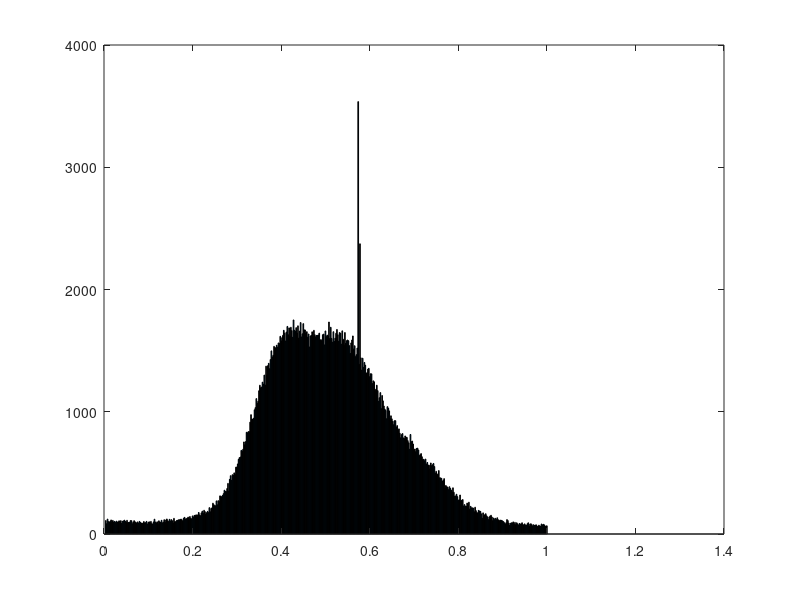
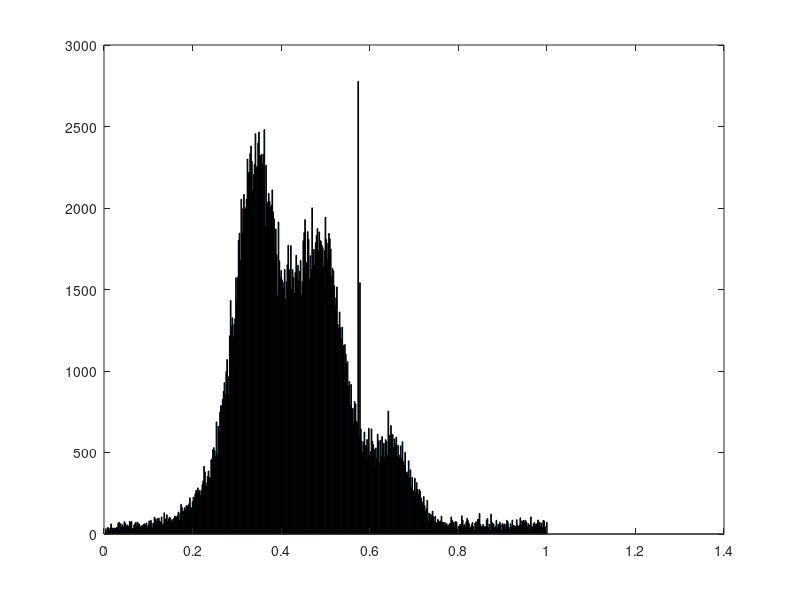
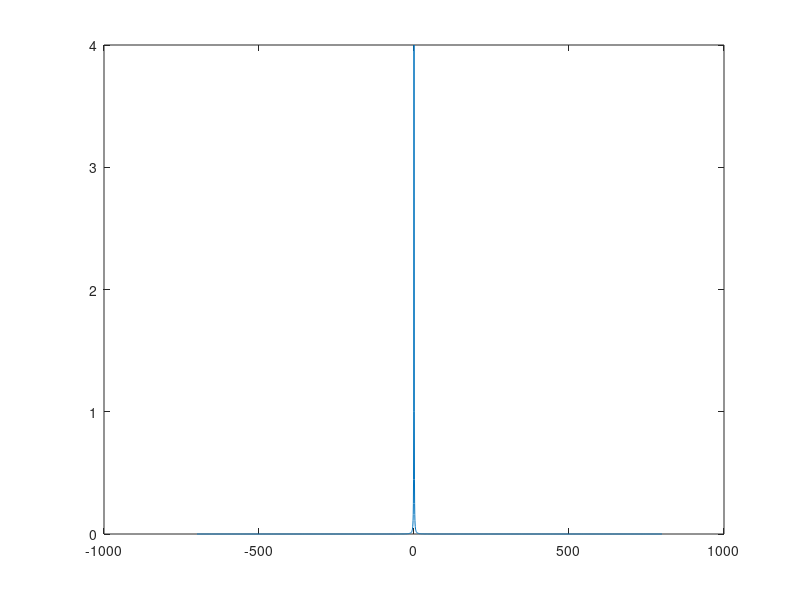

Write MATLAB code to recreate these figures, in order.
%% COLOR FUNCTION


clc
lung = [-700, -600];
fat = [-120, -90];
fluids = [-30 15];
water = [-2, 2 ];
muscle = [30 55];
blood = [13 50 ];
hematoma = [50 100];
clot = [50 75 ];
cancellous = [300 400];
cortical = [1000 1900];
foreign = [2500 3000];
noise = [-700 1500];
cols = ['r' 'y' 'c' 'b' 'r' 'r' 'r' 'k' 'k' 'g'];
cats = [lung; fat;fluids; water; muscle; blood; hematoma; clot; cancellous; cortical; foreign; ];
catnames = ["lung", "fat", "fluids", "water" "muscle" "blood" "hematoma" "clot" "cancellous" "cortical" "foreign"];
min_belonging = 0.0001;

x = -1000:0.2:2000;
for i = 1:length(cats)
   spread = cats(i,2)-cats(i,1);
   center = (cats(i,1) + cats(i,2))/2;
   sd = spread/4;
   f = 1/(sd*sqrt(2*3.1415)) *exp(-((x-center).^2)/(2*sd^2));
   f = plot(x, f);
   %legend(catnames(i))
   hold on
end
%set(gca, 'YScale', 'log')
ylabel("Inclusion")
xlabel("Hounsfield unit")
legend(catnames)
axis([-100 100 min_belonging 0.08])
hold off

%%  ACTIVATION FUNCTION
clc
blocks = 9*5;
x = 1:1:blocks+3;
f = 2./(1+exp(-x/15))-1;
plot(x, f)



%% ACCUMULATED ALPHA FUNCTION
x = 0:1:10;
y = 1./x.^2;
plot(x,y)







%% Image normalization
y = [0.000000, 388, 320, 279, 231, 204, 188, 168, 165, 136, 143, 109, 114, 103, 106, 80, 91, 87, 84, 77, 66, 66, 64, 64, 54, 43, 52, 35, 27, 35, 28, 29, 32, 37, 25, 20, 16, 21, 8, 12, 10, 14, 31, 14, 14, 19, 19, 14, 16, 17, 16, 16, 17, 6, 11, 9, 18, 21, 16, 26, 15, 21, 19, 9, 17, 16, 20, 19, 14, 19, 20, 18, 19, 19, 15, 23, 13, 16, 13, 17, 31, 16, 21, 21, 16, 28, 18, 18, 20, 27, 17, 27, 26, 22, 23, 21, 23, 27, 22, 27, 18, 25, 19, 30, 23, 27, 25, 32, 27, 27, 22, 14, 27, 16, 41, 25, 23, 37, 30, 14, 30, 30, 16, 34, 31, 29, 30, 25, 26, 23, 28, 28, 26, 28, 32, 35, 32, 25, 24, 38, 17, 34, 40, 28, 39, 38, 31, 32, 28, 38, 35, 27, 40, 28, 39, 42, 29, 54, 35, 53, 27, 56, 45, 36, 60, 49, 85, 68, 56, 114, 90, 128, 150, 148, 182, 161, 215, 219, 333, 279, 422, 555, 699, 695, 718, 873, 1024, 1250, 1383, 1562, 1824, 1968, 2238, 2429, 2643, 2741, 2901, 3045, 3179, 3532, 3702, 3896, 3643, 3813, 3842, 4117, 3981, 3988, 3919, 3834, 3611, 3539, 3428, 3381, 3017, 2829, 2565, 2386, 2279, 2035, 2005, 1924, 1682, 1491, 1468, 1265, 1210, 1044, 961, 965, 927, 966, 895, 925, 871, 945, 938, 808, 866, 913, 863, 900, 960, 937, 957, 1008, 1068, 1081, 1120, 1042, 1314, 1357, 1371, 1439, 1603, 1514, 1760, 1769, 2123, 1995, 2202, 2340, 2659, 2724, 3079, 3207, 3418, 3710, 4253, 4554, 4692, 5153, 5319, 5502, 6281, 6455, 6603, 6561, 6952, 6864, 6830, 7501, 7205, 7330, 7266, 7006, 6796, 6462, 6357, 6003, 5975, 5575, 5508, 5268, 4744, 4376, 3871, 3655, 3360, 2836, 2583, 2316, 1974, 1695, 1578, 1310, 1227, 901, 910, 739, 680, 552, 463, 388, 394, 286, 241, 194, 168, 158, 92, 128, 92, 78, 77, 102, 72, 67, 53, 52, 50, 52, 59, 29, 30, 40, 48, 33, 45, 42, 24, 36, 33, 33, 26, 37, 32, 39, 31, 31, 34, 33, 30, 42, 30, 23, 28, 30, 27, 26, 36, 29, 25, 38, 33, 36, 36, 41, 35, 36, 35, 47, 33, 67, 56, 47, 67, 60, 47, 42, 76, 66, 98, 97, 126, 124, 101, 106, 121, 110, 139, 115, 132, 102, 118, 105, 103, 142, 147, 156, 147, 130, 105, 105, 150, 117, 92, 86, 93, 76, 106, 74, 64, 41, 57, 55, 53, 50, 51, 59, 68, 71, 68, 88, 101, 79, 59, 90, 96, 68, 91, 93, 102, 99, 91, 102, 124, 103, 123, 138, 132, 150, 108, 126, 98, 76, 74, 98, 104, 101, 66, 73, 67, 80, 55, 52, 75, 42, 11, 11, 4, 7, 0, 7, 0, 1, 0, 0, 1, 9, 0, 0, 0, 1, 0, 1, 0, 2, 1, 7, 4, 2, 7, 6, 13, 10, 12, 16, 12, 14, 34, 24, 22, 32, 31, 40, 32, 34, 24, 31];

original = [0.000000, 110, 84, 122, 102, 98, 103, 115, 99, 111, 97, 103, 94, 105, 98, 99, 108, 103, 109, 86, 104, 107, 113, 104, 97, 112, 94, 95, 96, 110, 109, 84, 98, 109, 100, 95, 89, 99, 87, 103, 95, 89, 90, 83, 102, 91, 93, 103, 81, 95, 100, 95, 103, 85, 81, 99, 121, 98, 90, 100, 80, 108, 98, 96, 112, 91, 97, 117, 97, 115, 123, 109, 102, 120, 105, 118, 109, 90, 128, 101, 101, 110, 111, 116, 116, 119, 122, 116, 105, 129, 136, 123, 125, 131, 138, 124, 143, 127, 124, 148, 137, 152, 151, 157, 136, 157, 176, 156, 149, 173, 187, 169, 194, 183, 163, 175, 185, 175, 216, 182, 209, 214, 252, 240, 232, 231, 271, 239, 273, 266, 312, 308, 305, 315, 330, 358, 348, 347, 372, 414, 352, 447, 477, 439, 485, 481, 500, 488, 547, 548, 573, 611, 625, 630, 684, 676, 693, 753, 730, 756, 832, 828, 838, 837, 915, 976, 940, 939, 947, 1016, 1034, 1108, 1068, 1086, 1172, 1217, 1196, 1202, 1242, 1225, 1300, 1219, 1373, 1301, 1377, 1396, 1352, 1427, 1498, 1448, 1462, 1535, 1526, 1522, 1544, 1527, 1563, 1558, 1617, 1581, 1606, 1625, 1666, 1643, 1579, 1652, 1698, 1630, 1686, 1616, 1691, 1664, 1609, 1751, 1667, 1657, 1688, 1644, 1703, 1603, 1660, 1730, 1612, 1638, 1721, 1670, 1669, 1643, 1655, 1610, 1636, 1530, 1620, 1624, 1654, 1618, 1666, 1630, 1613, 1624, 1625, 1627, 1643, 1587, 1590, 1582, 1630, 1635, 1547, 1661, 1615, 1627, 1620, 1734, 1599, 1691, 1600, 1569, 1655, 1575, 1602, 1642, 1673, 1630, 1577, 1648, 1642, 1553, 1662, 1593, 1545, 1648, 1559, 1581, 1587, 1581, 1541, 1477, 1563, 1587, 1620, 1514, 1540, 1451, 1467, 1521, 3537, 1389, 2374, 1441, 1341, 1438, 1363, 1403, 1381, 1316, 1319, 1349, 1355, 1287, 1311, 1310, 1231, 1253, 1245, 1174, 1184, 1217, 1173, 1085, 1115, 1157, 1026, 1133, 1089, 1047, 1022, 1011, 943, 1042, 1029, 1007, 945, 967, 942, 922, 894, 927, 927, 875, 887, 848, 860, 824, 787, 813, 822, 786, 781, 802, 793, 790, 764, 746, 693, 814, 755, 760, 736, 686, 695, 674, 700, 702, 687, 642, 649, 658, 632, 609, 611, 599, 613, 571, 585, 564, 563, 533, 581, 559, 567, 577, 552, 498, 513, 492, 484, 519, 460, 459, 455, 431, 438, 453, 373, 397, 387, 383, 363, 387, 373, 359, 344, 378, 341, 309, 311, 325, 306, 276, 280, 319, 271, 276, 282, 229, 241, 228, 226, 253, 238, 260, 204, 226, 214, 214, 211, 182, 219, 191, 175, 173, 193, 188, 185, 165, 128, 173, 150, 158, 166, 149, 140, 118, 140, 148, 153, 139, 110, 131, 118, 128, 118, 133, 117, 107, 113, 113, 111, 107, 101, 92, 80, 92, 118, 110, 90, 71, 87, 92, 90, 99, 80, 95, 77, 92, 83, 72, 86, 81, 83, 92, 76, 75, 83, 72, 70, 84, 92, 65, 81, 84, 77, 66, 76, 70, 73, 75, 64, 63, 72, 66, 64, 82, 74, 79, 75, 63, 66, 67];
median = [0.000000, 32, 13, 39, 38, 21, 35, 62, 32, 37, 29, 37, 33, 39, 39, 67, 72, 26, 63, 42, 56, 41, 76, 66, 44, 56, 45, 49, 77, 72, 78, 32, 36, 56, 63, 72, 50, 73, 62, 61, 40, 48, 53, 49, 61, 63, 53, 68, 38, 54, 80, 63, 84, 65, 38, 65, 103, 92, 74, 94, 52, 97, 77, 71, 105, 57, 63, 130, 93, 79, 118, 75, 93, 104, 96, 76, 88, 77, 97, 110, 105, 105, 112, 135, 83, 127, 182, 164, 135, 141, 162, 151, 174, 173, 170, 185, 222, 164, 155, 199, 227, 217, 247, 268, 202, 283, 251, 268, 238, 268, 304, 327, 415, 381, 314, 292, 354, 387, 346, 345, 454, 461, 518, 530, 511, 478, 688, 490, 661, 621, 746, 788, 784, 826, 875, 929, 855, 998, 1071, 966, 855, 1216, 1433, 1277, 1327, 1211, 1286, 1321, 1572, 1432, 1577, 1802, 1846, 1679, 2054, 1848, 1996, 2083, 1989, 2001, 2054, 2300, 2210, 2221, 2333, 2380, 2287, 2106, 2206, 2269, 2456, 2246, 2257, 2399, 2466, 2322, 2323, 2330, 2273, 2328, 2481, 1889, 2263, 2019, 2035, 2089, 2040, 2004, 2017, 2111, 1976, 1933, 1772, 1871, 1714, 1461, 1914, 1676, 1576, 1616, 1560, 1544, 1514, 1623, 1440, 1549, 1652, 1771, 1622, 1543, 1769, 1503, 1622, 1573, 1476, 1604, 1710, 1579, 1649, 1548, 1612, 1678, 1469, 1548, 1800, 1849, 1929, 1599, 1667, 1855, 1807, 1564, 1707, 1622, 2001, 1663, 1746, 1648, 1787, 1832, 1874, 1739, 1853, 1801, 1796, 1771, 1756, 1646, 1737, 1943, 1807, 1682, 1783, 1844, 1812, 1748, 1579, 1629, 1614, 1523, 1405, 1449, 1516, 1286, 1259, 1362, 1265, 1197, 1270, 1159, 987, 1162, 1103, 1046, 1058, 911, 936, 788, 918, 741, 772, 684, 813, 797, 692, 682, 2777, 596, 1542, 645, 570, 502, 564, 626, 543, 544, 580, 464, 649, 482, 505, 645, 569, 548, 520, 415, 528, 461, 612, 572, 438, 576, 477, 598, 488, 557, 473, 579, 568, 481, 754, 605, 554, 665, 611, 609, 531, 583, 549, 595, 477, 545, 485, 466, 541, 462, 566, 445, 423, 501, 376, 381, 365, 449, 350, 394, 290, 347, 266, 233, 342, 257, 315, 273, 243, 273, 261, 221, 199, 178, 230, 174, 139, 155, 207, 76, 128, 114, 120, 108, 140, 105, 76, 109, 69, 59, 89, 80, 71, 80, 109, 69, 71, 51, 71, 49, 63, 48, 53, 63, 64, 105, 85, 65, 73, 48, 76, 73, 27, 45, 45, 59, 57, 112, 85, 51, 58, 43, 76, 96, 83, 65, 36, 41, 57, 71, 46, 24, 67, 75, 60, 89, 89, 126, 58, 46, 39, 59, 29, 46, 44, 86, 95, 37, 59, 22, 122, 73, 65, 60, 39, 46, 84, 34, 60, 32, 72, 57, 22, 65, 53, 61, 28, 60, 84, 75, 42, 30, 63, 42, 85, 52, 52, 48, 43, 88, 50, 47, 54, 99, 50, 81, 64, 84, 67, 84, 73, 43, 63, 24, 57, 105, 44, 44, 65, 70, 58, 60, 64, 86, 71, 73, 49, 67, 41, 83, 80, 20, 45, 72];
mean = [0.000000, 446, 428, 394, 392, 357, 341, 340, 293, 339, 320, 277, 280, 292, 274, 294, 261, 241, 238, 223, 228, 256, 191, 226, 219, 218, 205, 193, 177, 207, 213, 178, 174, 185, 158, 190, 190, 212, 159, 176, 172, 149, 176, 158, 170, 149, 144, 146, 147, 150, 140, 128, 125, 115, 125, 120, 521, 88, 87, 91, 86, 87, 77, 71, 96, 70, 58, 75, 81, 74, 80, 60, 71, 61, 70, 42, 42, 38, 73, 69, 54, 43, 37, 48, 45, 44, 49, 40, 41, 61, 60, 43, 37, 40, 40, 36, 50, 36, 38, 44, 37, 50, 39, 53, 18, 43, 35, 37, 34, 34, 44, 25, 36, 30, 26, 61, 39, 48, 35, 37, 30, 46, 36, 20, 50, 46, 31, 44, 40, 27, 27, 36, 52, 42, 45, 45, 60, 44, 34, 41, 33, 66, 57, 54, 45, 67, 100, 69, 89, 57, 74, 86, 100, 161, 122, 198, 137, 204, 216, 193, 263, 213, 321, 331, 318, 410, 478, 448, 523, 667, 746, 743, 878, 940, 938, 1173, 1150, 1041, 1304, 1331, 1428, 1554, 1635, 1694, 1708, 1877, 1823, 1801, 1981, 2234, 1904, 2160, 2336, 2239, 2377, 2224, 2458, 2557, 2550, 2586, 2226, 2366, 2468, 2452, 2264, 2185, 2324, 2385, 2169, 2301, 2228, 2063, 1964, 1957, 1953, 1905, 1866, 1929, 1696, 1688, 1660, 1556, 1459, 1584, 1494, 1486, 1698, 1427, 1519, 1318, 1427, 1379, 1348, 1268, 1456, 1377, 1572, 1271, 1337, 1443, 1351, 1282, 1309, 1452, 1193, 1422, 1532, 1537, 1609, 1603, 1540, 1409, 1757, 1811, 1593, 1641, 1651, 1828, 1968, 1958, 1852, 1904, 1958, 2116, 2264, 2142, 2076, 2084, 2178, 2107, 2272, 2310, 2032, 2315, 2218, 2338, 2189, 2069, 2389, 2106, 2052, 2260, 2097, 2141, 1997, 2240, 4064, 1909, 2870, 1865, 1871, 1751, 1790, 1727, 1500, 1601, 1450, 1443, 1344, 1224, 1383, 1363, 1269, 1291, 997, 1287, 1012, 955, 1015, 899, 886, 921, 897, 736, 782, 711, 736, 769, 782, 627, 617, 634, 650, 623, 601, 619, 565, 640, 686, 574, 565, 538, 607, 658, 642, 623, 733, 644, 696, 716, 684, 798, 702, 765, 760, 834, 743, 745, 748, 744, 764, 686, 686, 719, 796, 696, 681, 741, 753, 737, 741, 699, 800, 569, 622, 607, 692, 617, 639, 565, 498, 597, 545, 518, 508, 341, 429, 419, 389, 330, 288, 288, 253, 235, 250, 217, 222, 176, 198, 210, 183, 156, 165, 128, 142, 80, 129, 123, 65, 130, 137, 109, 127, 71, 78, 77, 72, 73, 69, 88, 73, 88, 91, 91, 103, 83, 87, 107, 53, 88, 73, 66, 116, 57, 76, 67, 68, 80, 82, 112, 107, 116, 140, 90, 133, 94, 103, 113, 124, 112, 135, 118, 134, 129, 142, 230, 105, 145, 116, 170, 166, 143, 186, 169, 174, 178, 177, 153, 132, 172, 204, 162, 203, 189, 226, 160, 210, 230, 241, 185, 183, 211, 218, 230, 157, 213, 220, 248, 197, 219, 230, 185, 213, 226, 225, 345, 272, 223, 306, 258, 297, 259, 315, 359, 369, 369, 349, 360, 393, 505];

binsize = 0.002;
ylog = log(y);
x = binsize:binsize:1;
figure(1);
bar(x, original)
figure(2)
bar(x, median)
figure(3)
bar(x, mean)




%% HU sensitivity


x = -700:0.5:800;
y = 1./x.^2;
plot(x,y)
